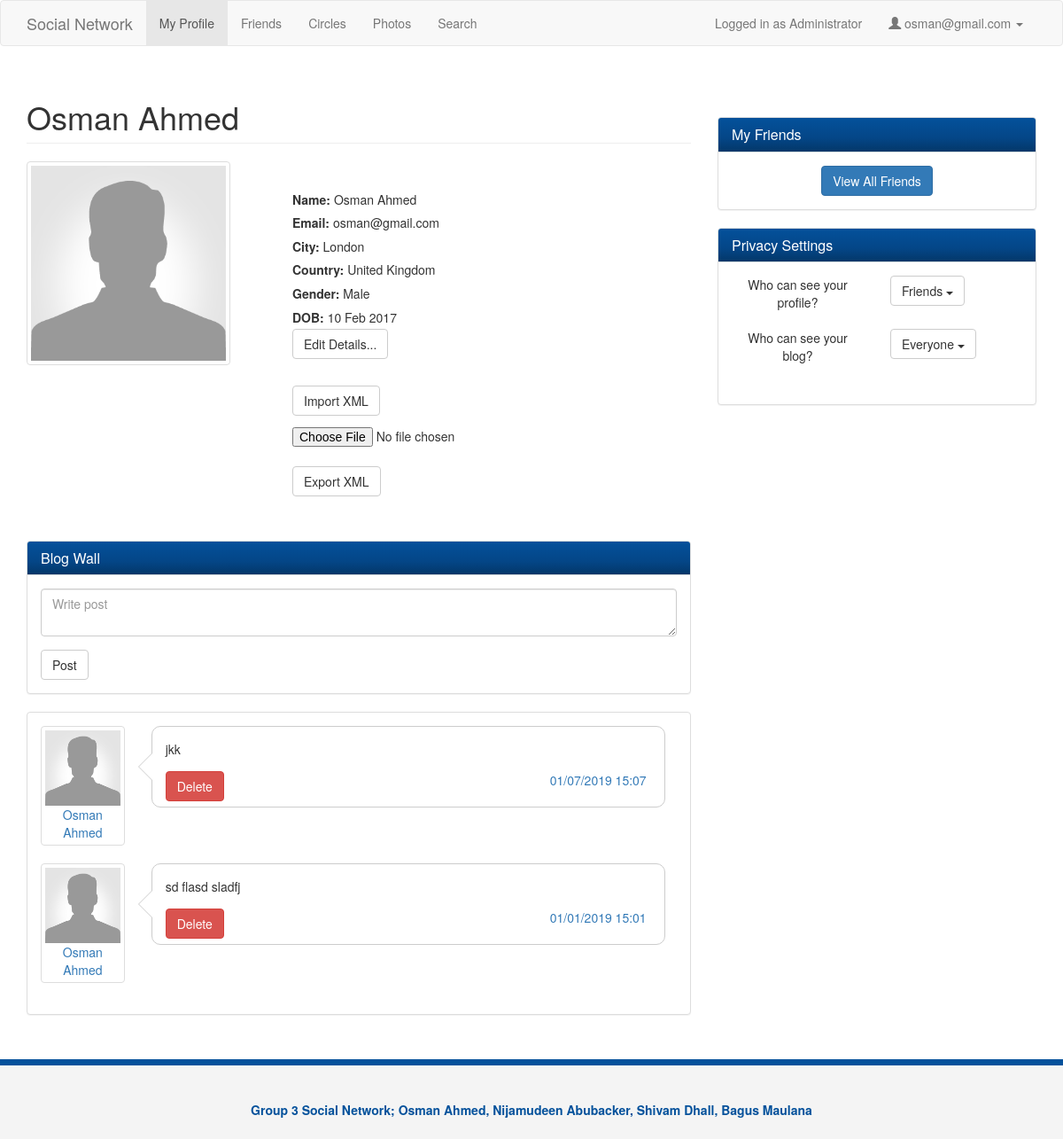
Screenshot of /profile.php (signed in) with the database file from the repository.
### tables this page shows
CREATE TABLE IF NOT EXISTS `personalinfo` (
  `userID` int(11) NOT NULL,
  `firstName` varchar(240) NOT NULL,
  `surname` varchar(240) NOT NULL,
  `gender` varchar(240) NOT NULL,
  `birthday` date NOT NULL,
  `city` varchar(40) NOT NULL,
  `country` varchar(40) NOT NULL,
  UNIQUE KEY `userID_2` (`userID`),
  KEY `userID` (`userID`)
);

CREATE TABLE IF NOT EXISTS `users` (
  `userID` int(11) NOT NULL AUTO_INCREMENT,
  `email` varchar(240) NOT NULL,
  `password` varchar(240) NOT NULL,
  `securityQuestion` varchar(240) NOT NULL,
  `securityAnswer` varchar(240) NOT NULL,
  `isAdmin` boolean NOT NULL,
  PRIMARY KEY (`userID`),
  UNIQUE KEY `userID` (`userID`),
  KEY `userID_2` (`userID`),
  KEY `userID_3` (`userID`),
  KEY `userID_4` (`userID`)
);

CREATE TABLE IF NOT EXISTS `blogposts` (
  `postID` int(11) NOT NULL AUTO_INCREMENT,
  `userID` int(11) NOT NULL,
  `dateTime` varchar(240) NOT NULL,
  `blogPostBody` varchar(240) NOT NULL,
  PRIMARY KEY (`postID`),
  KEY `blogID` (`userID`),
  KEY `postID` (`postID`)
);

CREATE TABLE IF NOT EXISTS `securitysettings` (
  `userID` int(11) NOT NULL,
  `whoCanSeeBlog` tinyint(1) NOT NULL,
  `whoCanSeeProfile` tinyint(1) NOT NULL,
  `whoCanSendFriendRequests` tinyint(1) NOT NULL,
  `visibleName` tinyint(1) NOT NULL,
  `visiblePersonalInfo` tinyint(1) NOT NULL,
  UNIQUE KEY `userID` (`userID`)
);

### check_admin.php (called while the page is built)
<?php
    $currentUser = $_SESSION['user'];
    $query_admin = "SELECT isAdmin FROM users WHERE userID='$currentUser'";
    $res_admin = mysql_query($query_admin) or die(mysql_error());
    $row = mysql_fetch_array($res_admin, MYSQL_NUM);
    $isAdmin = $row[0];

### profile.php (the view, shortened to what this page needs)
<?php
    $userId = $_SESSION['user'];
    $email = $_SESSION['email'];
    require_once 'check_admin.php';
    $query = "SELECT personalinfo.*, users.email FROM personalinfo, users WHERE personalinfo.userID='$userId' AND users.userID = '$userId'";
    $res=mysql_query($query) or die(mysql_error());
    $userRow=mysql_fetch_array($res);
    $fullName = $userRow['firstName']." ".$userRow['surname'];
?>
<!DOCTYPE html>
<html lang="en">
  <head>
    <link href="css/bootstrap.css" rel="stylesheet">
    <link href="css/style.css" rel="stylesheet">
    <link href="css/font-awesome.css" rel="stylesheet">
  </head>
  <body>
    <nav class="navbar navbar-default">
      <div class="container">
        <div class="navbar-header">
        <a class="navbar-brand" href="#">Social Network</a>
        </div>
        <div id="navbar" class="collapse navbar-collapse">
          <ul class="nav navbar-nav">
            <li class="active"><a href="profile.php">My Profile</a></li>
            <li><a href="friends.php">Friends</a></li>
            <li><a href="circles.php">Circles</a></li>
            <li><a href="photos.php">Photos</a></li>
            <li><a href="search.php">Search</a></li>
          </ul>
            <ul class="nav navbar-nav navbar-right">
                <?php
                if($isAdmin) {
                    echo "<li><p class=\"navbar-text\">Logged in as Administrator </p></li>";
                }
                ?>
                <li class="dropdown">
                  <a href="#" class="dropdown-toggle" data-toggle="dropdown" role="button" aria-haspopup="true" aria-expanded="false">
                  <span class="glyphicon glyphicon-user"></span>&nbsp;<?php echo $email; ?>&nbsp;<span class="caret"></span></a>
                </li>
            </ul>
        </div>
      </div>
    </nav>
    <section>
      <div class="container">
        <div class="row">
          <div class="col-md-8">
            <div class="profile">
              <h1 class="page-header"><?php echo $fullName;?></h1>
              <div class="row">
                <div class="col-md-4">
                  <img src="img/user.png" class="img-thumbnail" alt="">
                </div>
                <div class="col-md-8">
                  <ul>
                      <div id="profile_static">
                        <li><strong>Name: </strong><span id="fullName"><?php echo $fullName ;?></span></li>
                        <li><strong>Email: </strong><span id="fullName"><?php echo $userRow['email'];?></span></li>
                        <li><strong>City: </strong><span id="fullName"><?php echo $userRow['city'];?></span></li>
                        <li><strong>Country: </strong><span id="fullName"><?php echo $userRow['country'];?></span></li>
                        <li><strong>Gender: </strong><span id="fullName"><?php echo $userRow['gender'];?></span></li>
                        <li><strong>DOB: </strong><?php
                                        $myDateTime = DateTime::createFromFormat('Y-m-d', $userRow['birthday']);
                                        echo $myDateTime->format('d M Y'); ?></li>
                      </div>
                      <li><button id="edit" type="submit" name="edit" class="btn btn-default" style="margin-bottom: 10px;">
                              Edit Details...</button></li>
                    <li>
                        <form action="import.php" method="post" enctype="multipart/form-data">
                        <button id = "import" type="submit" name="import" class="btn btn-default" style="margin-bottom: 10px;">
                        Import XML</button>
                        <input id = "file" type="file" name="xml">
                        </form>
                    </li>
                    <li>
                        <form method="POST" action='export.php'>
                            <button type="submit" name="export" class="btn btn-default">Export XML</button>
                        </form>
                    </li>
                  </ul>
                </div>
              </div><br><br>
              <div class="row">
                <div class="col-md-12">
                  <div class="panel panel-default">
                    <div class="panel-heading">
                      <h3 class="panel-title">Blog Wall</h3>
                    </div>
                    <div class="panel-body">
                        <form name="blogPostForm" action="functions.php" method="post" onsubmit="return validateInput()">
                          <div class="form-group">
                            <textarea name="post_blog" class="form-control" placeholder="Write post"></textarea>
                          </div>
                          <button type="submit" class="btn btn-default">Post</button>
                        </form>
                    </div>
                  </div>
                  <div class="panel panel-default post">
                    <div class="panel-body">
                    <?php
                        $userId = $_SESSION['user'];
                        $query = "SELECT blogPostBody, dateTime, postID FROM blogposts WHERE userID ='$userId' ORDER BY dateTime DESC";
                        $sql = mysql_query($query) or die('sfa' . mysql_error());
                        while ($row = mysql_fetch_array($sql, MYSQL_NUM)) {
                            $postBody = $row[0];
                            $timeSent = $row[1];
                            $myDateTime = DateTime::createFromFormat('Y-m-d H:m:s', $timeSent);
                            $timeSent = $myDateTime->format('d/m/Y H:m');
                    ?>
                         <div class="row">
                           <div class="col-sm-2">
                             <a href="view_profile.php?action=view&id=<?php echo $userId?>" class="post-avatar thumbnail"><img src="img/user.png" alt=""><div class="text-center"><?php echo $fullName ?></div></a>
                           </div>
                           <div class="col-sm-10">
                             <div class="bubble">
                               <div class="pointer">
                                 <p><?php echo $postBody ?></p>
                               </div>
                                <form name="deletePostForm" action="functions.php" method="post">
                                  <div class="form-group">
                                    <button style="float:left" type="submit" class="btn btn-danger">Delete</button>
                                  </div>
                                </form>
                               <p class="post-actions" style="text-align:right"><a href="#"><?php echo $timeSent ?></a></p>
                             </div>
                           </div>
                         </div>
                    <?php
                        }
                    ?>
                  </div>
                </div>
                </div>
              </div>
            </div>
          </div>
          <div class="col-md-4">
              <br><br><br>
            <div class="panel panel-default friends">
              <div class="panel-heading">
                <h3 class="panel-title">My Friends</h3>
              </div>
              <div class="panel-body">
                <div style="text-align:center">
                  <a  class="btn btn-primary" href="friends.php">View All Friends</a>
                </div>
              </div>
            </div>
              <div class="panel panel-default friends">
              <div class="panel-heading">
                <h3 class="panel-title">Privacy Settings</h3>
              </div>
              <?php
                  $res = mysql_query("SELECT * FROM securitysettings WHERE userID=".$_SESSION['user']);
                  $userRow = mysql_fetch_array($res);
                  $whoCanSeeBlogValue = $userRow['whoCanSeeBlog'];
                  $whoCanSeeProfileValue = $userRow['whoCanSeeProfile'];
                  $whoCanSeeOptions = array("Everyone", "Friends", "Only Me");
                  $whoCanSeeBlogText = $whoCanSeeOptions[$whoCanSeeBlogValue];
                  $whoCanSeeProfileText = $whoCanSeeOptions[$whoCanSeeProfileValue];
              ?>
              <div class="panel-body">
                <div style="text-align:center">
                    <div class="row member-row">
                        <div class="col-md-6">
                            <div>Who can see your profile?</div>
                        </div>
                        <div class="col-md-3">
                            <div class="dropdown">
                              <button class="btn btn-default dropdown-toggle" style="display:inline-block;" type="button" data-toggle="dropdown"><?php echo $whoCanSeeProfileText; ?>
                              <span class="caret"></span></button>
                            </div>
                        </div>
                    </div>
                    <br>
                    <div class="row member-row">
                        <div class="col-md-6">
                            <div>Who can see your blog?</div>
                        </div>
                        <div class="col-md-3">
                            <div class="dropdown">
                              <button class="btn btn-default dropdown-toggle" style="display:inline-block;" type="button" data-toggle="dropdown"><?php echo $whoCanSeeBlogText; ?>
                              <span class="caret"></span></button>
                            </div>
                        </div>
                    </div>
                </div>
              </div>
              <div class="panel-body">
              </div>
            </div>
            </div>
        </div>
      </div>
    </section>
    <footer>
      <div class="container">
        <p>Group 3 Social Network; Osman Ahmed, Nijamudeen Abubacker, Shivam Dhall, Bagus Maulana</p>
      </div>
    </footer>
  </body>
</html>

### css/style.css (style rules this page uses)
.panel-heading { background-image: linear-gradient(#04519b, #044687 60%, #033769); color: #fff !important; }
.bubble { position: relative; width: 580px; min-height: 65px; padding: 15px; background: #fff; border-radius: 10px; border: 1px solid #ccc; }
.bubble:after { content:''; position: absolute; border-style: solid; border-width: 15px 15px 15px 0; border-color: transparent #fff; display: block; width: 0; z-index: 1; margin-top: -15px; left:-15px; top: 50%; }
.bubble:before { content:''; position: absolute; border-style: solid; border-width: 15px 15px 15px 0; border-color: transparent #ccc; display: block; width: 0; z-index: 0; margin-top: -15px; left:-16px; top: 50%; }
.post-actions { margin:5px; }
.profile ul { margin-top: 30px; }
.profile li { list-style: none; line-height: 1.9em; }
footer { background: #f4f4f4; height: 90px; color: #04519b; font-weight: bold; text-align: center; padding-top: 40px; margin-top: 30px; border-top: 7px solid #04519b; }

### rows the page displays
personalinfo: fullName "Osman Ahmed", userID.email "osman@gmail.com", city "London", country "United Kingdom", gender "Male", birthday "10 Feb 2017"
blogposts: blogPostBody "jkk", dateTime "01/07/2019 15:07"
blogposts: blogPostBody "sd flasd sladfj", dateTime "01/01/2019 15:01"
securitysettings: whoCanSeeProfile "Friends", whoCanSeeBlog "Everyone"

### other values shown
$email "osman@gmail.com"
